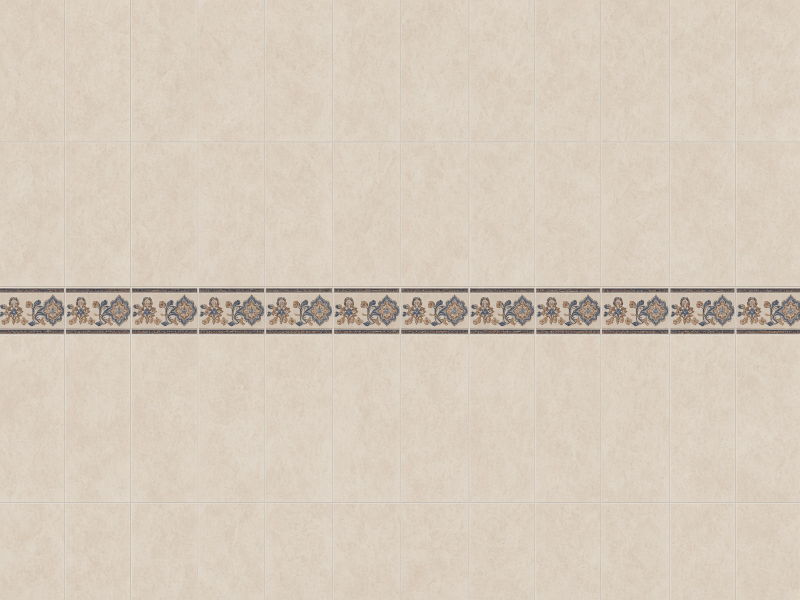
#> input picture tools/batch-delivery/tur10-dokular/banyo-duvar.jpg, 1600 x 1200 px (shown at 1/2 size); its folder holds only this picture in this run
$ python inventory.py
#> lines starting #> are read from the running program, lines starting #| are printed output that depends on the picture
"""Inventory original sources and produce photo contact sheets for review."""
import hashlib, json
from pathlib import Path
from PIL import Image, ImageOps, ImageDraw

ROOT = Path(__file__).resolve().parents[1]
OUT = ROOT / 'build' / 'reference'
OUT.mkdir(parents=True, exist_ok=True)
records = []
for p in sorted(ROOT.rglob('*')):
    if p.suffix.lower() not in {'.dwg', '.jpeg', '.jpg'} or 'build' in p.parts:
        continue
    records.append({'path': p.relative_to(ROOT).as_posix(), 'bytes': p.stat().st_size,
                    'sha256': hashlib.sha256(p.read_bytes()).hexdigest()})
photos = [r for r in records if not r['path'].endswith('.dwg')]
groups = sorted(set(str(Path(r['path']).parent) for r in photos))
for group in groups:
    selected = [r for r in photos if str(Path(r['path']).parent) == group]
    for page in range((len(selected)+15)//16):
        rows = selected[page*16:(page+1)*16]
        sheet = Image.new('RGB', (1280, ((len(rows)+3)//4)*262 + 50), '#eeeae2')
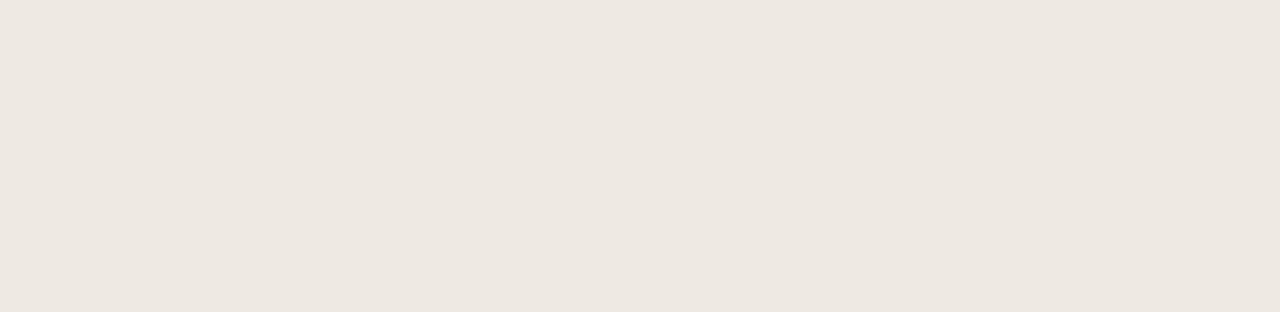
#> sheet: PIL image 1280x312 RGB; mean R, G, B 238, 234, 226
        draw = ImageDraw.Draw(sheet)
        draw.text((16,15), f'{group} | page {page+1}', fill='#181818')
        for i,r in enumerate(rows):
            im = ImageOps.contain(Image.open(ROOT/r['path']).convert('RGB'), (310,225))
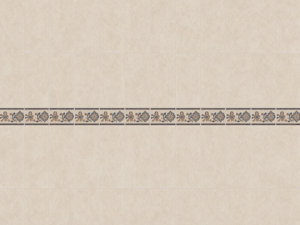
#> im: PIL image 300x225 RGB; mean R, G, B 214.7, 202.5, 187.9
            x=(i%4)*320; y=50+(i//4)*262
            sheet.paste(im,(x+(320-im.width)//2,y))
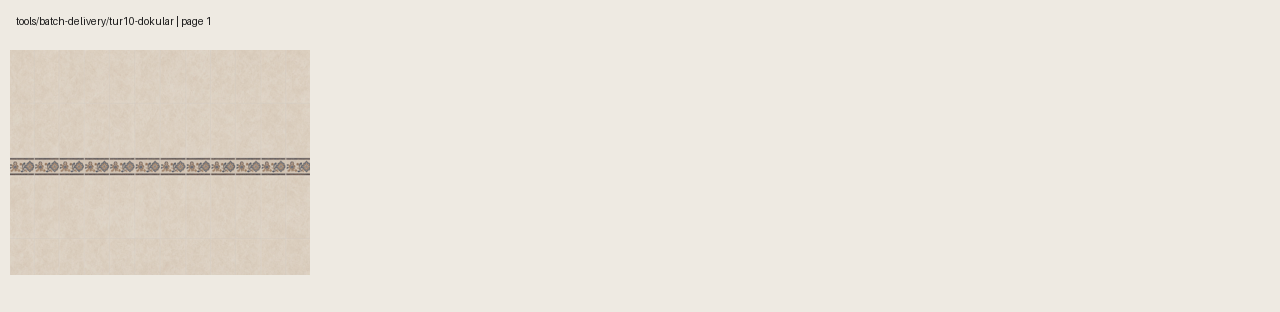
#> sheet: PIL image 1280x312 RGB; mean R, G, B 233.8, 228.5, 219.3
            label=f'{page*16+i+1:02d} '+Path(r['path']).name.replace('WhatsApp Image 2026-08-','').replace('.jpeg','')
            draw.text((x+5,y+231),label[:48],fill='#181818')
            r['contact_sheet']=f'{group.replace(".","exterior")}_{page+1}.jpg'
            r['contact_index']=page*16+i+1
        sheet.save(OUT/f'{group.replace(".","exterior")}_{page+1}.jpg',quality=88)
(OUT/'source-inventory.json').write_text(json.dumps({'files':records,'photos':len(photos),'unique_photos':len(set(r['sha256'] for r in photos))},ensure_ascii=False,indent=2))
print(json.dumps({'photos':len(photos),'groups':groups,'output':str(OUT)},ensure_ascii=False))
